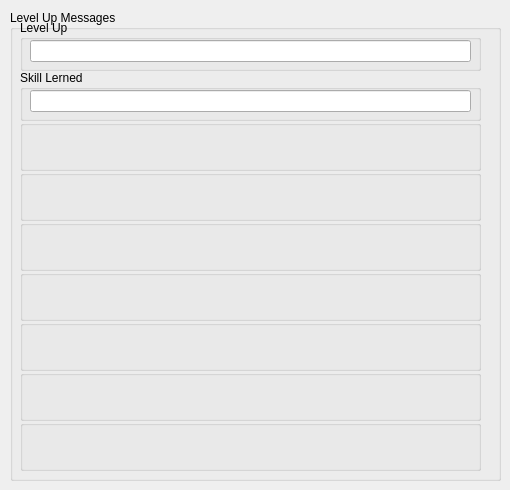
   <widget class="QWidget" name="tab_2">
    <attribute name="title">
     <string>Page 2</string>
    </attribute>
    <widget class="QGroupBox" name="groupBox_136">
     <property name="geometry">
      <rect>
       <x>10</x>
       <y>10</y>
       <width>491</width>
       <height>471</height>
      </rect>
     </property>
     <property name="title">
      <string>Level Up Messages</string>
     </property>
     <widget class="QGroupBox" name="groupBox_137">
      <property name="geometry">
       <rect>
        <x>10</x>
        <y>10</y>
        <width>461</width>
        <height>51</height>
       </rect>
      </property>
      <property name="title">
       <string>Level Up</string>
      </property>
      <widget class="QLineEdit" name="lineEdit_43">
       <property name="geometry">
        <rect>
         <x>10</x>
         <y>20</y>
         <width>441</width>
         <height>22</height>
        </rect>
       </property>
      </widget>
     </widget>
     <widget class="QGroupBox" name="groupBox_138">
      <property name="geometry">
       <rect>
        <x>10</x>
        <y>60</y>
        <width>461</width>
        <height>51</height>
       </rect>
      </property>
      <property name="title">
       <string>Skill Lerned</string>
      </property>
      <widget class="QLineEdit" name="lineEdit_44">
       <property name="geometry">
        <rect>
         <x>10</x>
         <y>20</y>
         <width>441</width>
         <height>22</height>
        </rect>
       </property>
      </widget>
     </widget>
     <widget class="QGroupBox" name="groupBox_139">
      <property name="geometry">
       <rect>
        <x>10</x>
        <y>110</y>
        <width>461</width>
        <height>51</height>
       </rect>
      </property>
      <property name="title">
       <string/>
      </property>
     </widget>
     <widget class="QGroupBox" name="groupBox_140">
      <property name="geometry">
       <rect>
        <x>10</x>
        <y>160</y>
        <width>461</width>
        <height>51</height>
       </rect>
      </property>
      <property name="title">
       <string/>
      </property>
     </widget>
     <widget class="QGroupBox" name="groupBox_141">
      <property name="geometry">
       <rect>
        <x>10</x>
        <y>210</y>
        <width>461</width>
        <height>51</height>
       </rect>
      </property>
      <property name="title">
       <string/>
      </property>
     </widget>
     <widget class="QGroupBox" name="groupBox_142">
      <property name="geometry">
       <rect>
        <x>10</x>
        <y>260</y>
        <width>461</width>
        <height>51</height>
       </rect>
      </property>
      <property name="title">
       <string/>
      </property>
     </widget>
     <widget class="QGroupBox" name="groupBox_143">
      <property name="geometry">
       <rect>
        <x>10</x>
        <y>310</y>
        <width>461</width>
        <height>51</height>
       </rect>
      </property>
      <property name="title">
       <string/>
      </property>
     </widget>
     <widget class="QGroupBox" name="groupBox_144">
      <property name="geometry">
       <rect>
        <x>10</x>
        <y>360</y>
        <width>461</width>
        <height>51</height>
       </rect>
      </property>
      <property name="title">
       <string/>
      </property>
     </widget>
     <widget class="QGroupBox" name="groupBox_145">
      <property name="geometry">
       <rect>
        <x>10</x>
        <y>410</y>
        <width>461</width>
        <height>51</height>
       </rect>
      </property>
      <property name="title">
       <string/>
      </property>
     </widget>
    </widget>
   </widget>
